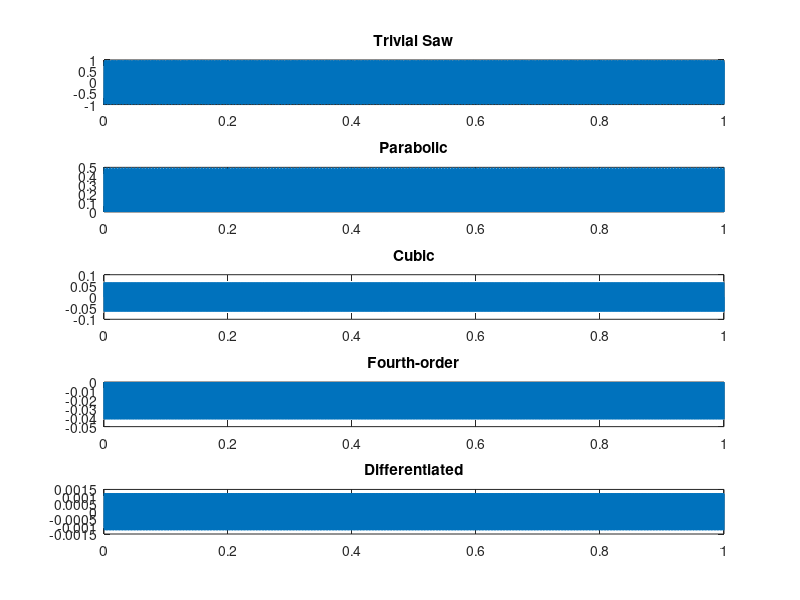
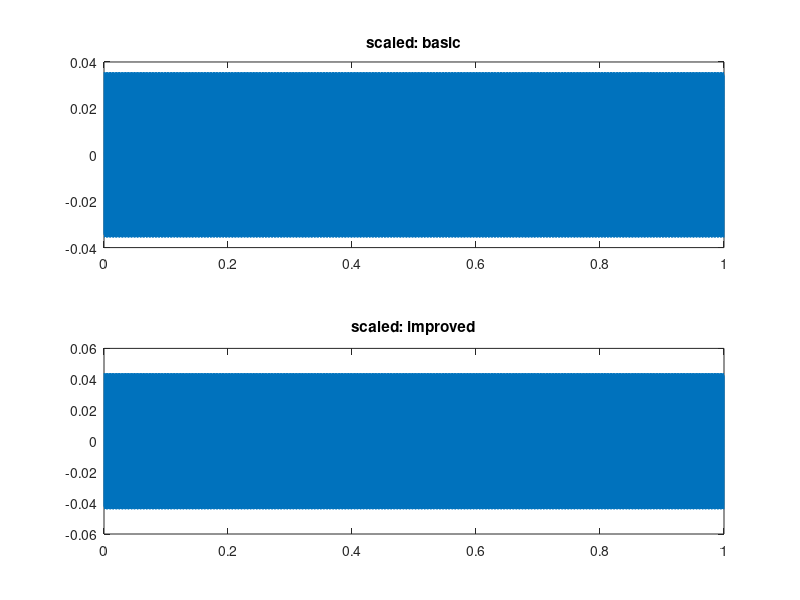

Source code (MATLAB) for these figures, in order: (Note: this script raises an error after producing the figures.)
%% Alias-Suppressed Oscillators Based on Differentiated Polynomial Waveforms
% Välimäki et al.
clear, close all;
Fs = 44100; %init 1000
duration = 1;
F0 = 2500; %init 5
t = linspace(0, 1, Fs)';
x = zeros(Fs*duration, 10);

%period for F0 in samples
P = Fs / F0;

x(:, 1) = 2 * mod(linspace(0, duration * F0, Fs)', 1) - 1;
% x(:, 1) = [repmat(audioread('./wavetables/vox_wt.wav'), 5, 1); zeros(Fs - 915, 1)];
% x(:, 1) = sin(2 * pi * F0 * t);
% x(:, 1) = sawtooth(2 * pi * F0 * t, 1/2);
subplot(511), plot(t, x(:, 1)), title 'Trivial Saw';

% Integrate x
x(:, 2) = (x(:, 1).^2)/2;
subplot(512), plot(t, x(:, 2)), title Parabolic;

% intergrate x again
x(:, 3) = (x(:, 1).^3 - x(:, 1))/6;
subplot(513), plot(t, x(:, 3)), title Cubic;

% and again
x(:, 4) = (x(:, 1).^4)/24 - (x(:, 1).^2)/12;
subplot(514), plot(t, x(:, 4)), title Fourth-order;

% Differentiate back to the sawtooth
x(:, 10) = x(:, 4);

for order=0:2
    x(:, 9) = x(:, 10);
    x(1, 10) = 0;
    
    for n=2:length(x)
        x(n, 10) = x(n, 9) - x(n-1, 9);
        
        %apply basic scaling factor
        x(n, 8) = x(n, 10) * (P^3 / 192);
        
        %apply improved scaling factor
        x(n, 7) = x(n,10) * 3*pi / (24 * (2*sin(pi/P)^3));
        
    end
    subplot(515), plot(t(5:end), x(5:end, 10)), title 'Differentiated';
    pause(1);
end

%plot the differetiated sawtooth with amplitude scaling
%NB - skips the first 4 samples (they look weird, but sound normal...??)
figure;
subplot(211), plot(t(4:end), x(4:end, 8)), title 'scaled: basic'
subplot(212), plot(t(4:end), x(4:end, 7)), title 'scaled: improved'

%plot spectrograms
figure;
spectrogram(x(:, 10), 512, 64, 512, Fs, 'yaxis');
title("after integration (before scaling)")
figure;
spectrogram(x(:, 1), 512, 64, 512, Fs, 'yaxis');
title("before integration")
figure;
spectrogram(x(:, 8), 512, 64, 512, Fs, 'yaxis');
title("8th matrix - basic scaling")
figure;
spectrogram(x(:, 7), 512, 64, 512, Fs, 'yaxis');
title("7th matrix - improved scaling")

% Detail of the amplitude transition due to differentiation.
figure;
stem(t(175:225), x(175:225, 10)), title('Detail of differentiated signal');

soundsc(x(:, 7), Fs);